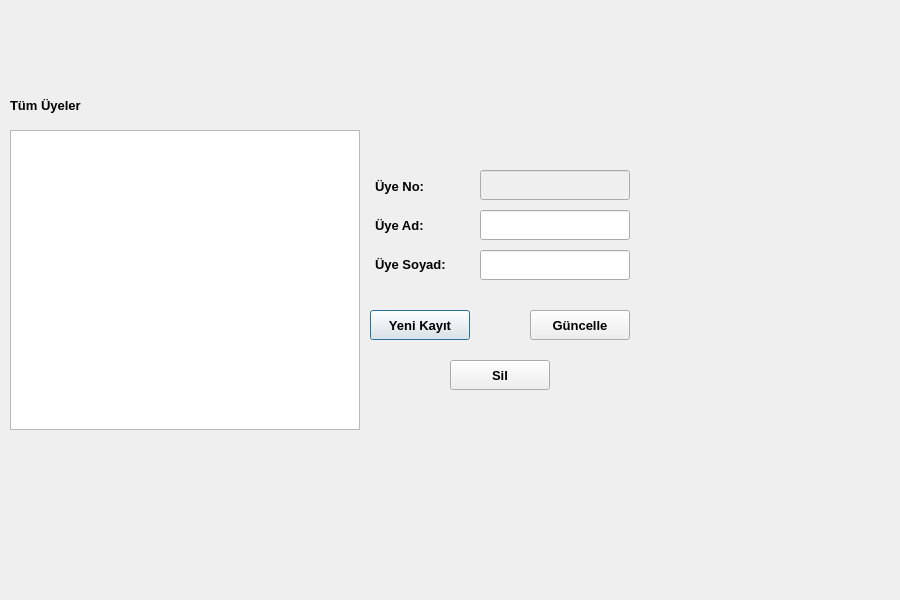
<?xml version="1.0" encoding="UTF-8"?>
<ui version="4.0">
 <class>islemlerUye</class>
 <widget class="QDialog" name="islemlerUye">
  <property name="geometry">
   <rect>
    <x>0</x>
    <y>0</y>
    <width>900</width>
    <height>600</height>
   </rect>
  </property>
  <property name="windowTitle">
   <string>Dialog</string>
  </property>
  <widget class="QLabel" name="label_tumuyeler">
   <property name="geometry">
    <rect>
     <x>10</x>
     <y>90</y>
     <width>500</width>
     <height>30</height>
    </rect>
   </property>
   <property name="font">
    <font>
     <pointsize>10</pointsize>
     <bold>true</bold>
    </font>
   </property>
   <property name="text">
    <string>Tüm Üyeler</string>
   </property>
  </widget>
  <widget class="QTableView" name="tableView_islemleruye">
   <property name="geometry">
    <rect>
     <x>10</x>
     <y>130</y>
     <width>350</width>
     <height>300</height>
    </rect>
   </property>
  </widget>
  <widget class="QLineEdit" name="ln_uyeno">
   <property name="enabled">
    <bool>false</bool>
   </property>
   <property name="geometry">
    <rect>
     <x>480</x>
     <y>170</y>
     <width>150</width>
     <height>30</height>
    </rect>
   </property>
  </widget>
  <widget class="QLineEdit" name="ln_uyead">
   <property name="geometry">
    <rect>
     <x>480</x>
     <y>210</y>
     <width>150</width>
     <height>30</height>
    </rect>
   </property>
  </widget>
  <widget class="QLineEdit" name="ln_uyesoyad">
   <property name="geometry">
    <rect>
     <x>480</x>
     <y>250</y>
     <width>150</width>
     <height>30</height>
    </rect>
   </property>
  </widget>
  <widget class="QPushButton" name="pushButton_yenikayituye">
   <property name="geometry">
    <rect>
     <x>370</x>
     <y>310</y>
     <width>100</width>
     <height>30</height>
    </rect>
   </property>
   <property name="font">
    <font>
     <pointsize>10</pointsize>
     <bold>true</bold>
    </font>
   </property>
   <property name="text">
    <string>Yeni Kayıt</string>
   </property>
  </widget>
  <widget class="QPushButton" name="pushButton_guncelleuye">
   <property name="geometry">
    <rect>
     <x>530</x>
     <y>310</y>
     <width>100</width>
     <height>30</height>
    </rect>
   </property>
   <property name="font">
    <font>
     <pointsize>10</pointsize>
     <bold>true</bold>
    </font>
   </property>
   <property name="text">
    <string>Güncelle</string>
   </property>
  </widget>
  <widget class="QPushButton" name="pushButton_siluye">
   <property name="geometry">
    <rect>
     <x>450</x>
     <y>360</y>
     <width>100</width>
     <height>30</height>
    </rect>
   </property>
   <property name="font">
    <font>
     <pointsize>10</pointsize>
     <bold>true</bold>
    </font>
   </property>
   <property name="text">
    <string>Sil</string>
   </property>
  </widget>
  <widget class="QLabel" name="label_arkaplan">
   <property name="geometry">
    <rect>
     <x>0</x>
     <y>0</y>
     <width>901</width>
     <height>600</height>
    </rect>
   </property>
   <property name="styleSheet">
    <string notr="true">image: url(:/images/images/islemleruye.png);</string>
   </property>
   <property name="text">
    <string/>
   </property>
   <property name="scaledContents">
    <bool>true</bool>
   </property>
  </widget>
  <widget class="QWidget" name="">
   <property name="geometry">
    <rect>
     <x>375</x>
     <y>170</y>
     <width>91</width>
     <height>111</height>
    </rect>
   </property>
   <layout class="QVBoxLayout" name="verticalLayout">
    <item>
     <widget class="QLabel" name="label_uyeno">
      <property name="font">
       <font>
        <pointsize>10</pointsize>
        <bold>true</bold>
       </font>
      </property>
      <property name="text">
       <string>Üye No:</string>
      </property>
     </widget>
    </item>
    <item>
     <widget class="QLabel" name="label_uyead">
      <property name="font">
       <font>
        <pointsize>10</pointsize>
        <bold>true</bold>
       </font>
      </property>
      <property name="text">
       <string>Üye Ad:</string>
      </property>
     </widget>
    </item>
    <item>
     <widget class="QLabel" name="label_uyesoyad">
      <property name="font">
       <font>
        <pointsize>10</pointsize>
        <bold>true</bold>
       </font>
      </property>
      <property name="text">
       <string>Üye Soyad:</string>
      </property>
     </widget>
    </item>
   </layout>
  </widget>
 </widget>
 <resources/>
 <connections/>
</ui>
